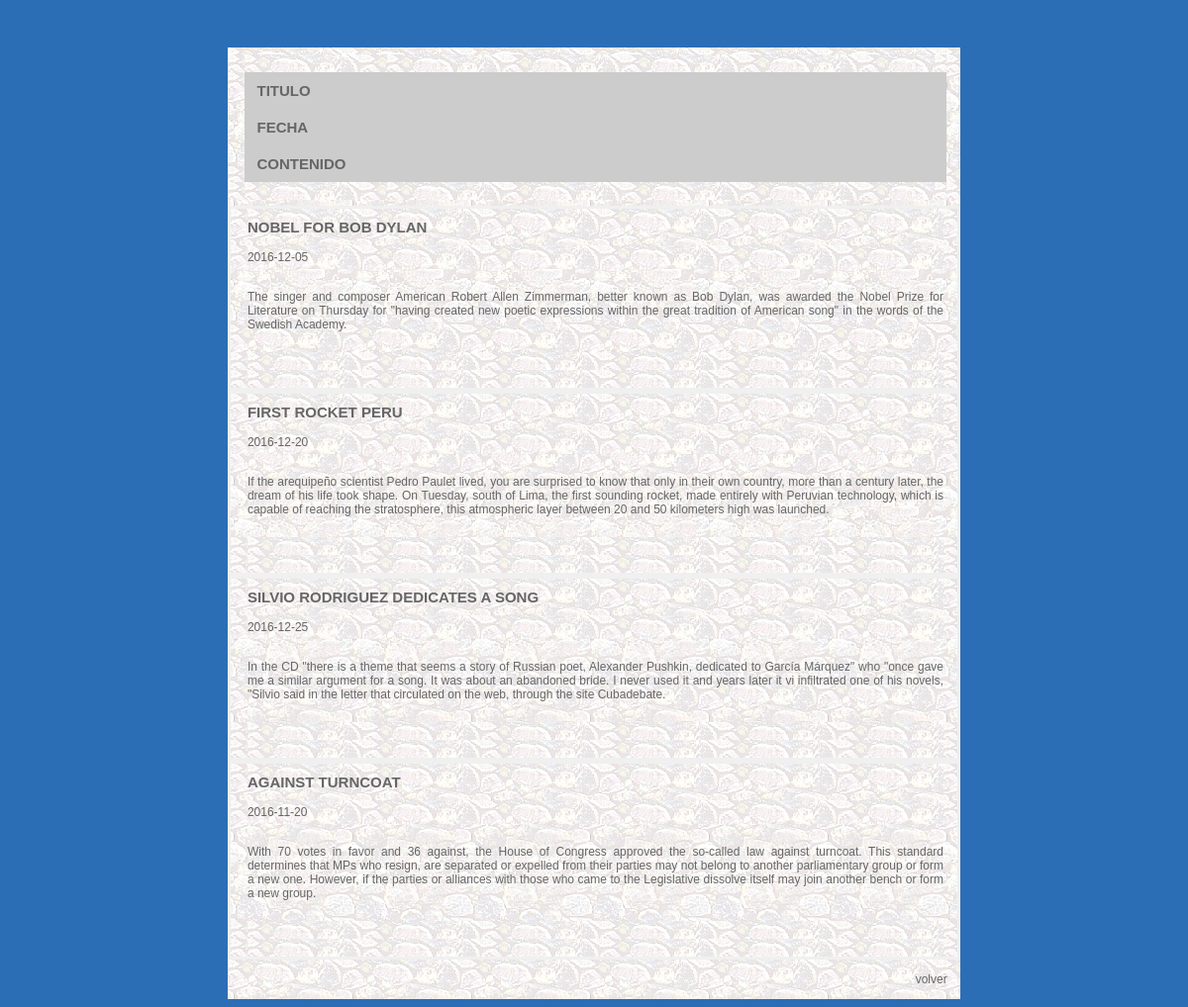
/noticias.php, run on the app's committed database.
### tables this page shows
CREATE TABLE `news` (
  `ID_N` int(11) NOT NULL,
  `COD_N` varchar(15) NOT NULL,
  `TITLE` varchar(150) DEFAULT NULL,
  `TITLE_EN` varchar(150) DEFAULT NULL,
  `DESCRIPTION` varchar(2500) DEFAULT NULL,
  `DESCRIPTION_EN` varchar(2500) DEFAULT NULL,
  `fecha` date DEFAULT NULL
);

### idi_esp.php (called while the page is built, shortened)
<?php
$volver="volver";
?>

### noticias.php (the view, shortened to what this page needs)
<?php
include('./include/idioma.php');
?>
<?php
include('concosise.php');
$queEmp = "SELECT * FROM news";
$resEmp = mysql_query($queEmp, $conexion) or die(mysql_error());
$totEmp = mysql_num_rows($resEmp);
?>
<!DOCTYPE html PUBLIC "-//W3C//DTD XHTML 1.0 Transitional//EN" "http://www.w3.org/TR/xhtml1/DTD/xhtml1-transitional.dtd">
<html xmlns="http://www.w3.org/1999/xhtml">
<head>
</head>
<body bgcolor="#2c6eb5">
<link href="css/estilo-noticias.css" rel="stylesheet" type="text/css" />
<table width="760px" height="760px" align="center" bgcolor="#ffffff" cellpadding="0" cellspacing="0" >
  <tr>
    <td>
	<table width="760" height="760" cellpadding="0" cellspacing="0">
	<tr>
	<td width="10" height="40" bgcolor="#2c6eb5"></td>
	<td width="740" height="40"class="encabezado-noticias" bgcolor="#2c6eb5" ><a></a></td>
	<td width="10" height="40" bgcolor="#2c6eb5"></td>
	</tr>
  	<tr>
    	<td width="10" bgcolor="#2c6eb5">&nbsp;</td>
    	<td width="740" height="680">
		<table width="740" height="842" cellpadding="0" cellspacing="0">
		  <tr>
			<td width="740" height="160" background="img/fondo_pag.jpg">
			<?php
			 $query_lista="select * from news where COD_N ='".$_GET['id']."'";
			 $resul_lista=mysql_query($query_lista);
			 $registro_select=mysql_fetch_assoc($resul_lista);
			 if($_GET['idioma']==0)
			 {
			 echo
			 "
				 <table width='740' cellpadding='0' cellspacing='0'>
				  <tr>
				  <td background='img/fondo_pag.jpg'>&nbsp;</td>
				  <td background='img/fondo_pag.jpg'>&nbsp;</td>
				  <td background='img/fondo_pag.jpg'>&nbsp;</td>
				  <td background='img/fondo_pag.jpg'>&nbsp;</td>
				  <td background='img/fondo_pag.jpg'>&nbsp;</td>
				  </tr>
				  <tr>
					<td width='17' background='img/fondo_pag.jpg'>&nbsp;</td>
					<td width='144' bgcolor='#cccccc' class='titulo-noticias'><a>&nbsp;&nbsp;&nbsp;Titulo</a></td>
					<td width='551' bgcolor='#cccccc' class='titulo-noticias'><a>".$registro_select['TITLE_EN']."</a></td>
					<td width='12' bgcolor='#cccccc'>&nbsp;</td>
					<td width='14'>&nbsp;</td>
				  </tr>
				  <tr>
					<td>&nbsp;</td>
					<td bgcolor='#cccccc' class='titulo-noticias'><a>&nbsp;&nbsp;&nbsp;fecha</a></td>
					<td bgcolor='#cccccc' class='contenido-noticias'><a>".$registro_select['fecha']."</a></td>
					<td bgcolor='#cccccc' class='contenido-noticias'>&nbsp;</td>
					<td>&nbsp;</td>
				  </tr>
				  <tr>
					<td>&nbsp;</td>
					<td bgcolor='#cccccc' class='titulo-noticias'><a>&nbsp;&nbsp;&nbsp;contenido</a></td>
					<td bgcolor='#cccccc' class='contenido-noticias'><a>".$registro_select['DESCRIPTION_EN']."</a></td>
					<td bgcolor='#cccccc' class='contenido-noticias'>&nbsp;</td>
					<td>&nbsp;</td>
				  </tr>
				  <tr>
				  <td background='img/fondo_pag.jpg'>&nbsp;</td>
				  <td background='img/fondo_pag.jpg'>&nbsp;</td>
				  <td background='img/fondo_pag.jpg'>&nbsp;</td>
				  <td background='img/fondo_pag.jpg'>&nbsp;</td>
				  <td background='img/fondo_pag.jpg'>&nbsp;</td>
				  </tr>
				</table>
			 ";
			 };
			 ?>
          </td>
		  </tr>
		  <tr>
			<td width="740" height="680" background="img/fondo_pag.jpg">
					 <?php
					if ($totEmp> 0) {
						while ($rowEmp = mysql_fetch_assoc($resEmp)) {
						 if($_GET['idioma']==0)
						 {
					  		echo
							"
								<table width='740' bordercolor='#f0f0f0' cellpadding='0' cellspacing='0'>
								<tr>
											<td width='17' height='20' background='img/fondo_pag.jpg'>&nbsp;</td>
											<td width='707' background='img/fondo_pag.jpg' class='titulo-noticias'><a>".$rowEmp['TITLE_EN']."</a></td>
											<td width='14' background='img/fondo_pag.jpg' >&nbsp;</td>
								</tr>
								<tr>
											<td height='20' background='img/fondo_pag.jpg'>&nbsp;</td>
											<td height='20' background='img/fondo_pag.jpg' class='contenido-noticias' ><a>".$rowEmp['fecha']."</a></td>
											<td height='20' background='img/fondo_pag.jpg' >&nbsp;</td>
								</tr>
								<tr>
											<td>&nbsp;</td>
											<td class='contenido-noticias'><p><a>".$rowEmp['DESCRIPTION_EN']."</a></p></td>
											<td>&nbsp;</td>
								</tr>
								<tr>
											<td background='img/fondo_pag.jpg'>&nbsp;</td>
											<td background='img/fondo_pag.jpg'>&nbsp;</td>
											<td background='img/fondo_pag.jpg'>&nbsp;</td>
								</tr>
								<tr>
											<td background='img/fondo_pag.jpg'>&nbsp;</td>
											<td background='img/fondo_pag.jpg'>&nbsp;</td>
											<td background='img/fondo_pag.jpg'>&nbsp;</td>
								</tr>
								</table>
							";
							};
						}
					}
					?>
			</td>
		  </tr>
		</table>
    	</td>
    	<td width="10" bgcolor="#2c6eb5">&nbsp;</td>
  	</tr>
  	<tr>
    	<td width="10" height="40" bgcolor="#2c6eb5">&nbsp;</td>
    	<td width="740" height="40" background="img/fondo_pag.jpg" class="volver"><a href="portada.php"><?php echo $volver; ?>&nbsp;&nbsp;&nbsp;&nbsp;</a>
		</td>
    	<td width="10" height="40" bgcolor="#2c6eb5">&nbsp;</td>
  	</tr>
	</table>
	</td>
  </tr>
</table>
</body>
</html>

### css/estilo-noticias.css (style rules this page uses)
.encabezado-noticias { list-style:none; font-family: "Trebuchet MS", Arial; }
.encabezado-noticias a { display:block; text-transform: uppercase; padding:10px 0; text-decoration:none; text-align:left; font-size:15px; color:#ffffff; font-weight: bold; }
.titulo-noticias { list-style:none; font-family: "Trebuchet MS", Arial; }
.titulo-noticias a { display:block; text-transform:uppercase; padding:10px 0; text-decoration:none; text-align:left; font-size:15px; color:#666666; font-weight: bold; }
.contenido-noticias { list-style:none; font-family: "Trebuchet MS", Arial; }
.contenido-noticias a { display:block; padding:5px 0; text-decoration:none; text-align:justify; font-size:12px; color:#666666; }
.volver { list-style:none; font-family: "Trebuchet MS", Arial; }
.volver a { display:block; text-transform:inherit; padding:5px 0; text-decoration:none; text-align:right; font-size:12px; color:#666666; }

### data on the page
news: TITLE_EN "NOBEL FOR BOB DYLAN", fecha "2016-12-05", DESCRIPTION_EN "The singer and composer American Robert Allen Zimmerman, better known as Bob Dylan, was awarded the Nobel Prize for Literature on Thursday for \"having created new poetic expressions within the great tradition of American song\" in the words of the Swedish Academy."
news: TITLE_EN "FIRST ROCKET PERU", fecha "2016-12-20", DESCRIPTION_EN "If the arequipeño scientist Pedro Paulet lived, you are surprised to know that only in their own country, more than a century later, the dream of his life took shape. On Tuesday, south of Lima, the first sounding rocket, made entirely with Peruvian technology, which is capable of reaching the stratosphere, this atmospheric layer between 20 and 50 kilometers high was launched."
news: TITLE_EN "SILVIO RODRIGUEZ DEDICATES A SONG", fecha "2016-12-25", DESCRIPTION_EN "In the CD \"there is a theme that seems a story of Russian poet, Alexander Pushkin, dedicated to García Márquez\" who \"once gave me a similar argument for a song. It was about an abandoned bride. I never used it and years later it vi infiltrated one of his novels, \"Silvio said in the letter that circulated on the web, through the site Cubadebate."
news: TITLE_EN "AGAINST TURNCOAT", fecha "2016-11-20", DESCRIPTION_EN "With 70 votes in favor and 36 against, the House of Congress approved the so-called law against turncoat. This standard determines that MPs who resign, are separated or expelled from their parties may not belong to another parliamentary group or form a new one. However, if the parties or alliances with those who came to the Legislative dissolve itself may join another bench or form a new group."

### other printed values
$volver "volver"
